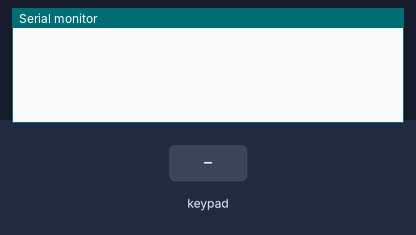
A sketch run on a simulated Arduino Uno, built with avr-gcc and run on an emulated ATmega328P. On the bench: the last lines printed to the serial monitor. Inputs (shaded band) come from the test bench.

Above: at 1.2 s.
1.3 s: key '1' pressed
At 1.9 s:
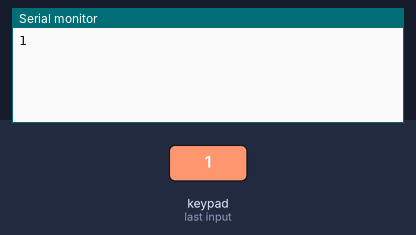
2.8 s: keypad keys 5 4 3 2 # pressed 0.4 s apart
At 5.7 s:
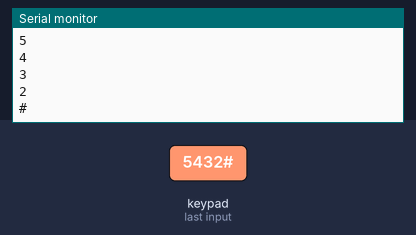
6.3 s: key 'A' pressed
At 7.1 s:
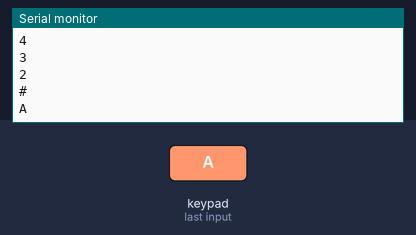
7.8 s: keypad keys 5 4 3 2 * pressed 0.4 s apart
At 10.5 s:
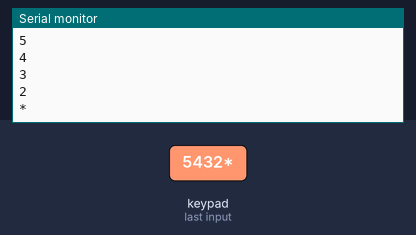
11.3 s: key 'B' pressed
At 12.0 s:
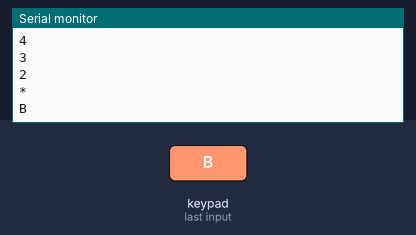
12.8 s: keypad keys 5 4 3 2 D pressed 0.4 s apart
At 15.4 s:
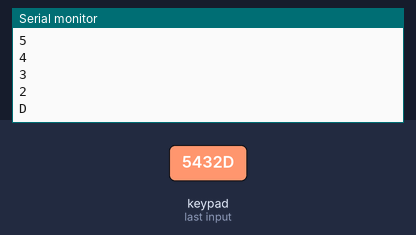
Timing chart, 0 to 16.9 s (numbered marks = the images above; inputs shaded):
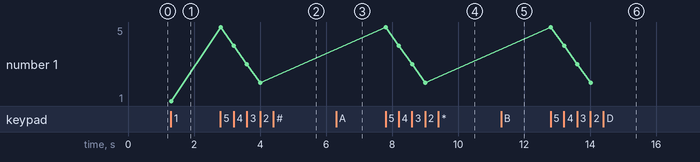

Measured:
- after the input at 1.3 s, the serial monitor: prints a new line at once (image 1)
- after the input at 2.8 s, the serial monitor: prints a new line at once (image 2)
- after the input at 6.3 s, the serial monitor: prints a new line at once (image 3)
- after the input at 7.8 s, the serial monitor: prints a new line at once (image 4)
- after the input at 11.3 s, the serial monitor: prints a new line at once (image 5)
- after the input at 12.8 s, the serial monitor: prints a new line at once (image 6)
- plotted number 1: 1 → 2 after the input at 2.8 s

The sketch:

Lesson11_Sep5_Keypad.ino
```cpp
#include <Key.h>
#include <Keypad.h>


const byte ROWS = 4;
const byte COLS = 4;

//Corresponds to row colum pins on the keypad itself.
byte rowPins[ROWS] = {5, 4, 3, 2}; //This is reversed because the rows start at the bottom not at the top.
byte colPins[COLS] = {6, 7, 8, 9}; //These remain in this order because colums still start from the left.

//This is an array of an array
//Characters are included in single quotations
char buttons[ROWS][COLS] = {
  {'1', '2', '3', 'A'},  // 1st row
  {'4', '5', '6', 'B'},  // 2nd row
  {'7', '8', '9', 'C'},  // 3rd row
  {'*', '0', '#', 'D'}   // 4th row
};

//We define our own instance of keypad. We set it as the keypad feature, takes a keymap with our buttons we defined before with the physical and logical definitions.
Keypad myAwesomePad = Keypad(makeKeymap(buttons), rowPins, colPins, ROWS, COLS);


void setup() {
  Serial.begin(9600); // Begin monitoring via the serial monitor
}

void loop() {
  char result = myAwesomePad.getKey();  //getkey is a function that checks for the button you press

  if (result){                    // if a button is pressed, it means if result doesn't have a value then it equals 0, which means false, so it wont do anything until true.
    Serial.println(result);
  }

}
```
